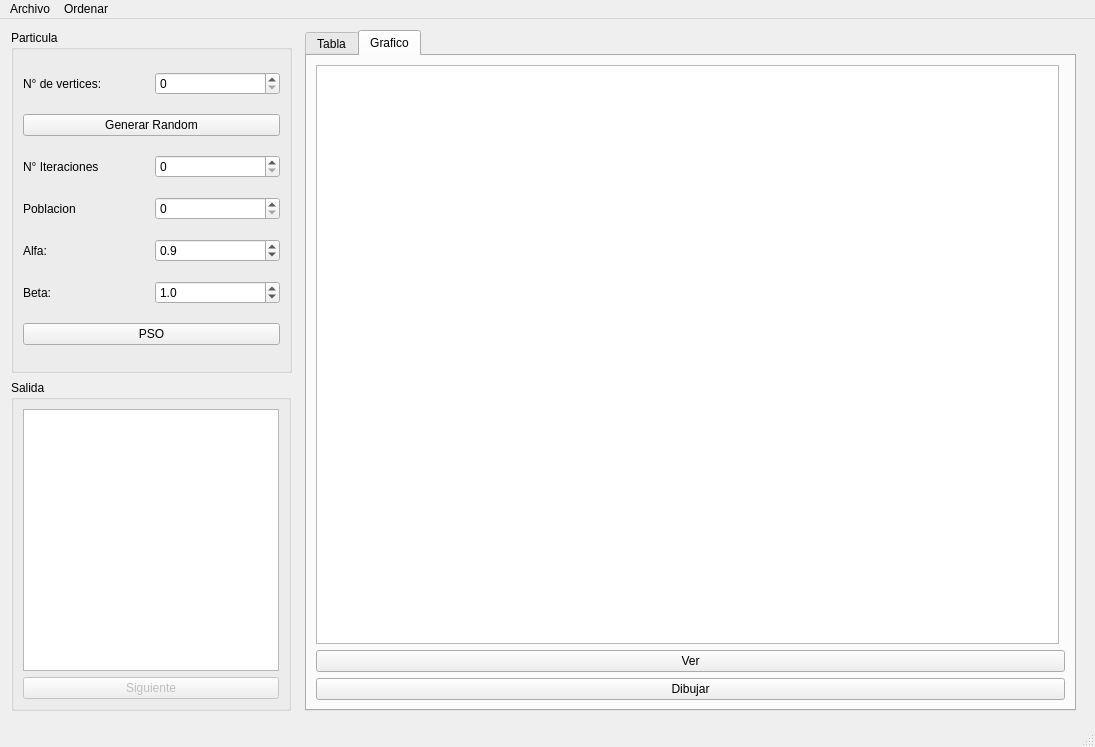
<?xml version="1.0" encoding="UTF-8"?>
<ui version="4.0">
 <class>MainWindow</class>
 <widget class="QMainWindow" name="MainWindow">
  <property name="geometry">
   <rect>
    <x>0</x>
    <y>0</y>
    <width>1095</width>
    <height>747</height>
   </rect>
  </property>
  <property name="windowTitle">
   <string>MainWindow</string>
  </property>
  <widget class="QWidget" name="centralwidget">
   <widget class="QGroupBox" name="groupBox">
    <property name="geometry">
     <rect>
      <x>11</x>
      <y>11</y>
      <width>281</width>
      <height>343</height>
     </rect>
    </property>
    <property name="title">
     <string>Particula</string>
    </property>
    <layout class="QGridLayout" name="gridLayout_2">
     <item row="1" column="0" colspan="2">
      <widget class="QPushButton" name="pushButton_generar">
       <property name="text">
        <string>Generar Random</string>
       </property>
      </widget>
     </item>
     <item row="6" column="0">
      <widget class="QLabel" name="label_red">
       <property name="text">
        <string>Alfa:</string>
       </property>
      </widget>
     </item>
     <item row="0" column="0">
      <widget class="QLabel" name="label_3">
       <property name="text">
        <string>N° de vertices:</string>
       </property>
      </widget>
     </item>
     <item row="4" column="0">
      <widget class="QLabel" name="label_2">
       <property name="text">
        <string>Poblacion</string>
       </property>
      </widget>
     </item>
     <item row="8" column="0">
      <widget class="QLabel" name="label_velocidad">
       <property name="text">
        <string>Beta:</string>
       </property>
      </widget>
     </item>
     <item row="4" column="1">
      <widget class="QSpinBox" name="spinBox_poblacion">
       <property name="maximum">
        <number>500</number>
       </property>
      </widget>
     </item>
     <item row="2" column="1">
      <widget class="QSpinBox" name="spinBox_iteraciones">
       <property name="maximum">
        <number>500</number>
       </property>
      </widget>
     </item>
     <item row="0" column="1">
      <widget class="QSpinBox" name="spinBox_vertices">
       <property name="maximum">
        <number>1000</number>
       </property>
      </widget>
     </item>
     <item row="2" column="0">
      <widget class="QLabel" name="label">
       <property name="text">
        <string>N° Iteraciones</string>
       </property>
      </widget>
     </item>
     <item row="12" column="0" colspan="2">
      <widget class="QPushButton" name="pushButton_pso">
       <property name="text">
        <string>PSO</string>
       </property>
      </widget>
     </item>
     <item row="6" column="1">
      <widget class="QDoubleSpinBox" name="spinBox_alfa">
       <property name="decimals">
        <number>1</number>
       </property>
       <property name="maximum">
        <double>2.000000000000000</double>
       </property>
       <property name="singleStep">
        <double>0.100000000000000</double>
       </property>
       <property name="value">
        <double>0.900000000000000</double>
       </property>
      </widget>
     </item>
     <item row="8" column="1">
      <widget class="QDoubleSpinBox" name="spinBox_beta">
       <property name="decimals">
        <number>1</number>
       </property>
       <property name="maximum">
        <double>2.000000000000000</double>
       </property>
       <property name="singleStep">
        <double>0.100000000000000</double>
       </property>
       <property name="value">
        <double>1.000000000000000</double>
       </property>
      </widget>
     </item>
    </layout>
   </widget>
   <widget class="QGroupBox" name="groupBox_5">
    <property name="geometry">
     <rect>
      <x>11</x>
      <y>361</y>
      <width>280</width>
      <height>331</height>
     </rect>
    </property>
    <property name="title">
     <string>Salida</string>
    </property>
    <layout class="QVBoxLayout" name="verticalLayout">
     <item>
      <widget class="QPlainTextEdit" name="plainTextEdit"/>
     </item>
     <item>
      <widget class="QPushButton" name="pushButton_mostrar">
       <property name="enabled">
        <bool>false</bool>
       </property>
       <property name="text">
        <string>Siguiente</string>
       </property>
      </widget>
     </item>
    </layout>
   </widget>
   <widget class="QTabWidget" name="tabWidget">
    <property name="enabled">
     <bool>true</bool>
    </property>
    <property name="geometry">
     <rect>
      <x>305</x>
      <y>11</y>
      <width>771</width>
      <height>681</height>
     </rect>
    </property>
    <property name="currentIndex">
     <number>1</number>
    </property>
    <widget class="QWidget" name="tab_2">
     <attribute name="title">
      <string>Tabla</string>
     </attribute>
     <layout class="QGridLayout" name="gridLayout_4">
      <item row="1" column="0">
       <widget class="QLineEdit" name="lineEdit_tab">
        <property name="enabled">
         <bool>false</bool>
        </property>
        <property name="placeholderText">
         <string>Identificador</string>
        </property>
       </widget>
      </item>
      <item row="1" column="1">
       <widget class="QPushButton" name="pushButton_buscar">
        <property name="enabled">
         <bool>false</bool>
        </property>
        <property name="text">
         <string>Buscar</string>
        </property>
       </widget>
      </item>
      <item row="1" column="2">
       <widget class="QPushButton" name="pushButton_mostrar_tab">
        <property name="enabled">
         <bool>false</bool>
        </property>
        <property name="text">
         <string>Mostrar</string>
        </property>
       </widget>
      </item>
      <item row="0" column="0" colspan="3">
       <widget class="QTableWidget" name="tableWidget">
        <property name="enabled">
         <bool>false</bool>
        </property>
       </widget>
      </item>
     </layout>
    </widget>
    <widget class="QWidget" name="tab_3">
     <attribute name="title">
      <string>Grafico</string>
     </attribute>
     <layout class="QGridLayout" name="gridLayout_5">
      <item row="2" column="0" colspan="2">
       <widget class="QPushButton" name="pushButton_ver">
        <property name="text">
         <string>Ver</string>
        </property>
       </widget>
      </item>
      <item row="1" column="0">
       <widget class="QGraphicsView" name="graphicsView"/>
      </item>
      <item row="4" column="0" colspan="2">
       <widget class="QPushButton" name="pushButton_dibujar">
        <property name="text">
         <string>Dibujar</string>
        </property>
       </widget>
      </item>
     </layout>
    </widget>
   </widget>
  </widget>
  <widget class="QMenuBar" name="menubar">
   <property name="geometry">
    <rect>
     <x>0</x>
     <y>0</y>
     <width>1095</width>
     <height>26</height>
    </rect>
   </property>
   <widget class="QMenu" name="menuArchivo">
    <property name="title">
     <string>Archivo</string>
    </property>
    <addaction name="actionAbrir"/>
    <addaction name="actionGuardar"/>
   </widget>
   <widget class="QMenu" name="menuOrdenar">
    <property name="title">
     <string>Ordenar</string>
    </property>
    <addaction name="separator"/>
    <addaction name="actionID"/>
    <addaction name="actionDistancia"/>
    <addaction name="actionVelocidad"/>
   </widget>
   <addaction name="menuArchivo"/>
   <addaction name="menuOrdenar"/>
  </widget>
  <widget class="QStatusBar" name="statusbar"/>
  <action name="actionAbrir">
   <property name="text">
    <string>Abrir</string>
   </property>
   <property name="shortcut">
    <string>Ctrl+O</string>
   </property>
  </action>
  <action name="actionGuardar">
   <property name="text">
    <string>Guardar</string>
   </property>
   <property name="shortcut">
    <string>Ctrl+S</string>
   </property>
  </action>
  <action name="actionID">
   <property name="text">
    <string>ID</string>
   </property>
  </action>
  <action name="actionDistancia">
   <property name="text">
    <string>Distancia</string>
   </property>
  </action>
  <action name="actionVelocidad">
   <property name="text">
    <string>Velocidad</string>
   </property>
  </action>
 </widget>
 <resources/>
 <connections/>
</ui>
